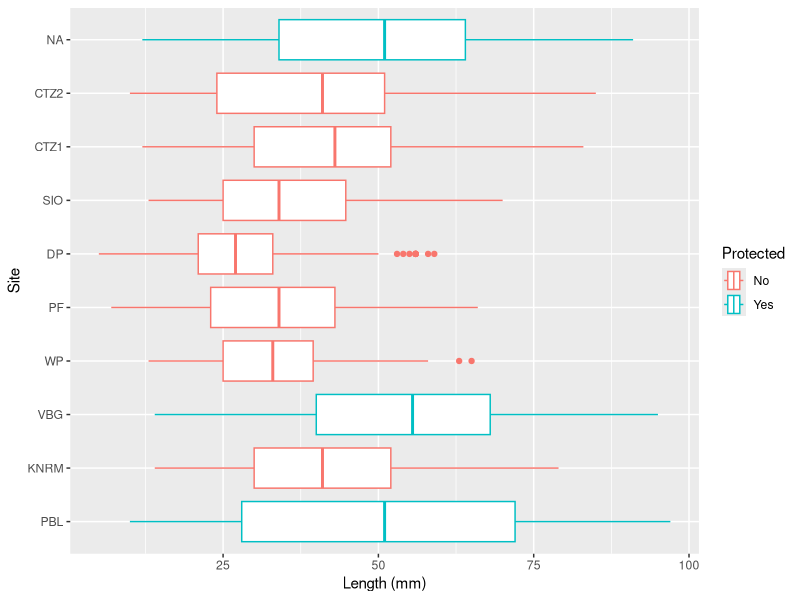
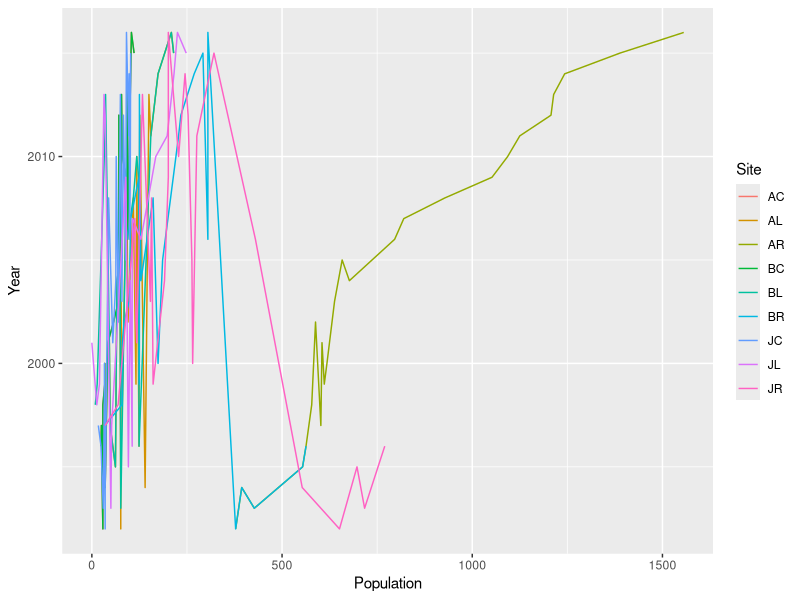

The R script that drew these images, in order: (Note: this script raises an error after producing the figures.)
## ---- chunk 1
library(tidyverse)
library(here)
## ---- chunk 2
limpets_data <- read_csv(here("data", "limpets.csv"), col_types = "ncc")
## ---- chunk 3
limpets_data$Site <- factor(limpets_data$Site, levels = c("PBL", "KNRM", "VBG", "WP", "PF", "DP", "SIO", "CTZ1", "CTZ2", "CNMM"), ordered = TRUE)
## ---- chunk 4
ggplot(data = limpets_data) +
  geom_boxplot(mapping = aes(x = Length, y = Site, color = Protected)) +
  labs(x = "Length (mm)")
## ---- chunk 5
terns <- read_tsv(here("data", "roseate_terns.txt"))
## ---- chunk 6
terns
## ---- chunk 7
terns <- terns %>% 
  pivot_longer(c(AR:JC), names_to="Site",values_to="Population")
## ---- chunk 8
terns
## ---- chunk 9
terns_complete_data <- filter(drop_na(terns))
## ---- chunk 10
terns_complete_data
## ---- chunk 11
ggplot(data = terns_complete_data)+
  geom_line(mapping=aes(x=Population,y=year,color=Site))+
  labs(y="Year")
## ---- chunk 12
abalone <- read_csv(here("data", "abalone.csv"))
abalone_data <- select(abalone, -(X1))
ggplot(data = abalone_data) +
  geom_boxplot(mapping = aes(x = Height, y = Type))
## ---- chunk 13
ggplot(data = abalone_data) +
  geom_point(mapping = aes(x = Height, y = Rings, color = Type))
## ---- chunk 14
abalone_cleaned <- filter(abalone_data, Height <= 0.3)
factor(abalone_cleaned$Type, levels = c("I", "M", "F"), ordered = TRUE)
ggplot(data = abalone_cleaned) +
  geom_point(mapping = aes(x = Height, y = Rings, color = Type))
## ---- chunk 15
abalone_cleaned[abalone_cleaned$Height == 0, 'Height'] <- NA
ggplot(data = abalone_cleaned) + 
  geom_point(mapping = aes(x = Height, y = Rings, color = Type))
## ---- chunk 16
ggplot(data = abalone_cleaned, mapping = aes(x = WholeWeight, y = Rings, color = Type, shape = Type)) +
  geom_point() +
  geom_jitter()

ggplot(data = abalone_cleaned, mapping = aes(x = ShuckedWeight, y = Rings, color = Type, shape = Type))+
  geom_point() +
  geom_jitter()
## ---- chunk 17
darter_data <- read_fwf(here("data", "darter.txt"), fwf_widths(c(3, 11, 1, 1, 1, 3, 4, 4, 4, 3, 3, 2, 2)), comment = "#")

colnames(darter_data) <- c("Sample", "Species", "Riffle", "Age", "Sex", "Length", "Depth", "Velocity", "Temperature", "MajSub Proportion", "MinSub Proportion", "Major Type", "Minor Type")
darter_data$Riffle <- factor(darter_data$Riffle,levels=c("1", "2"))
darter_data$"Major Type" <- factor(darter_data$"Major Type",levels=c("s","fg", "sg", "lg", "c"), order = TRUE)
## ---- chunk 18
darter_plots <- darter_data %>% filter(Species != "zonale" & Species != "tetrazonum") %>% 
  select(!"MinSub Proportion" & ! "Minor Type") %>% 
  rename("major_substarte" = "MajSub Proportion", "major_type" = "Major Type") %>% 
  arrange("Sample")
## ---- chunk 19
ggplot(data = darter_plots,mapping = aes(x = Length, y = Depth, color = Species, shape = Species)) +
  geom_point() +
  facet_wrap(~Riffle, ncol = 2) +
  geom_jitter()
## ---- chunk 20
ggplot(data = darter_plots,mapping = aes(x = Length, y = Species, color = Species)) +
  geom_boxplot() +
  facet_wrap(~Riffle, ncol = 2)
## ---- chunk 21
ggplot(data = darter_plots, mapping = aes(x = Length, y = major_type, color = Species))+
  geom_boxplot() +
  facet_grid(Species ~ Riffle)
## ---- chunk 22
ggplot(data = darter_plots, mapping = aes(x = Length, y = major_type, color = Species))+
  geom_boxplot() +
  facet_grid(Riffle ~ Species)
